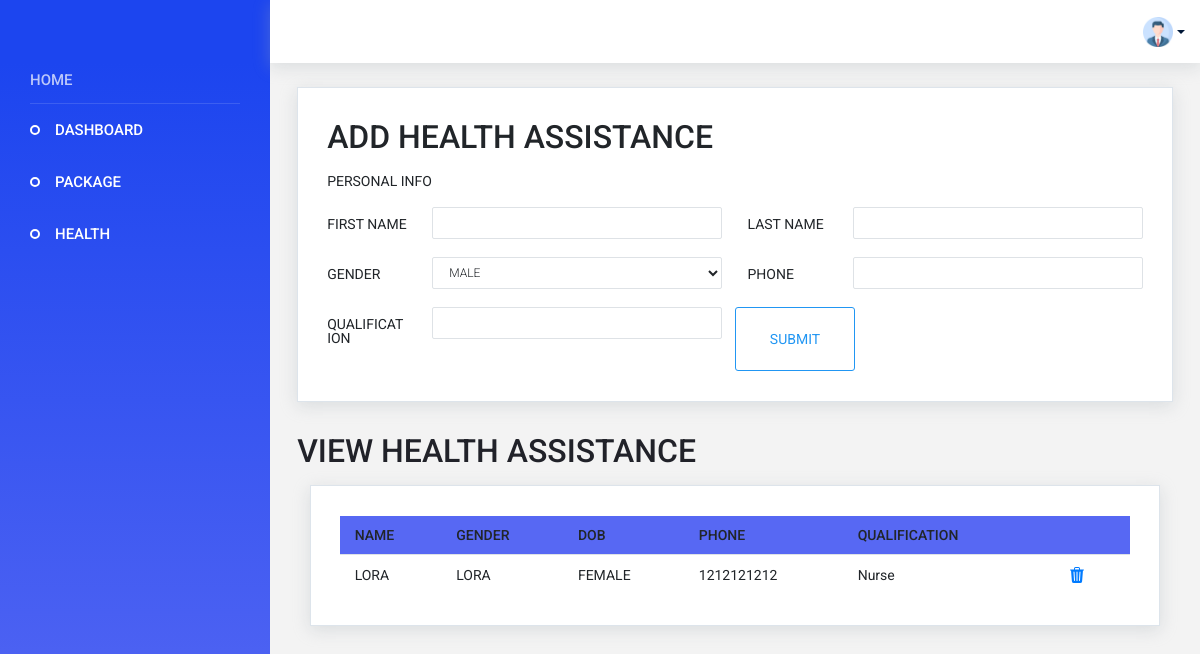
The page /health_assistance (signed in) on the database its author committed.
### app/models.py (models this page shows, shortened)
class HealthAssistant(models.Model):
    first_name = models.CharField(max_length=50)
    last_name = models.CharField(max_length=50)
    gender = models.CharField(max_length=50)
    phone_number = models.CharField(max_length=10)
    qualification = models.CharField(max_length=200)
    user_id = models.ForeignKey(CustomUser, on_delete=models.CASCADE)

### app/views.py (the view)
# urls.py: path('health_assistance', views.health_assistance, name="health_assistance"),
@cache_control(no_cache=True, must_revalidate=True, no_store=True)
@login_required(login_url=Login)
def health_assistance(request):
    user = CustomUser.objects.get(id=request.user.id)
    if request.method == 'POST':
        first_name = request.POST['first_name']
        last_name = request.POST['last_name']
        gender = request.POST['gender']
        phone_number = request.POST['phone_number']
        qualification = request.POST['qualification']
        data = HealthAssistant.objects.create(user_id=user, first_name=first_name,last_name=last_name, gender=gender, phone_number=phone_number,qualification=qualification)
        data.save()
        health_assistants = HealthAssistant.objects.filter(user_id=user)
        context = {
            'health_assistants': health_assistants,
            'User':user
        }
        return render(request, 'Agency/health-assistant.html', context)
    else:
        health_assistants = HealthAssistant.objects.filter(user_id=user)
        context = {
            'health_assistants': health_assistants,
            "User":user
        }
        return render(request, 'Agency/health-assistant.html', context)

### template/Agency/health-assistant.html (shortened to what this page needs)
{% extends 'Agency/index.html' %}
{% block content %}
  <div class="main-panel">
    <div class="content-wrapper">
      <div class="row">
        <div class="col-12 grid-margin">
          <div class="card">
            <div class="card-body">
              <h4 class="card-title" style="font-size: xx-large;">ADD HEALTH ASSISTANCE</h4>
              <form class="form-sample" action="{% url 'health_assistance' %}" method="post">
                <p class="card-description"> PERSONAL INFO</p>
                <div class="row">
                  <div class="col-md-6">
                    <div class="form-group row">
                      <label class="col-sm-3 col-form-label">FIRST NAME</label>
                      <div class="col-sm-9">
                        <input type="text" name="first_name" class="form-control" />
                      </div>
                    </div>
                  </div>
                  <div class="col-md-6">
                    <div class="form-group row">
                      <label class="col-sm-3 col-form-label">LAST NAME</label>
                      <div class="col-sm-9">
                        <input type="text" name="last_name" class="form-control" />
                      </div>
                    </div>
                  </div>
                </div>
                <div class="row">
                  <div class="col-md-6">
                    <div class="form-group row">
                      <label class="col-sm-3 col-form-label">GENDER</label>
                      <div class="col-sm-9">
                        <select class="form-control" name="gender">
                          <option>MALE</option>
                        </select>
                      </div>
                    </div>
                  </div>
                <div class="col-md-6">
                  <div class="form-group row">
                    <label class="col-sm-3 col-form-label">PHONE </label>
                    <div class="col-sm-9">
                      <input type="text" name="phone_number" class="form-control" />
                    </div>
                  </div>
                </div>
                <div class="col-md-6">
                  <div class="form-group row">
                    <label class="col-sm-3 col-form-label">QUALIFICATION</label>
                    <div class="col-sm-9">
                      <input type="text" name="qualification" class="form-control" />
                    </div>
                  </div>
                </div>
                <button type="submit" class="btn btn-outline-primary btn-fw">
                  SUBMIT</button>
              </form>
            </div>
          </div>
        </div>
        <h4 class="card-title" style="font-size: xx-large; margin-top: 30px;"> VIEW HEALTH ASSISTANCE</h4>
        <div class="col-lg-12  grid-margin ">
          <div class="card">
            <div class="card-body">
              <table class="table table-hover">
                <thead>
                  <tr>
                    <th>NAME</th>
                    <th>GENDER</th>
                    <th>DOB</th>
                    <th>PHONE</th>
                    <th>QUALIFICATION</th>
                    <th></th>
                  </tr>
                </thead>
                <tbody>
                  {% for health_assistant in health_assistants %}
                  <tr>
                    <td>{{health_assistant.first_name}}</td>
                    <td>{{health_assistant.first_name}}</td>
                    <td>{{health_assistant.gender}}</td>
                    <td>{{health_assistant.phone_number}}</td>
                    <td>{{health_assistant.qualification}}</td>
                    <td><a href="{% url 'delete_healthassistant' id=health_assistant.id %}" style="padding-left: 20px;">
                    </a></td>
                  </tr>
                  {% endfor %}
                </tbody>
              </table>
            </div>
          </div>
        </div>
      </div>
    </div>
  </div>
{% endblock %}

### static/css/style1.css (style rules this page uses)
.card { box-shadow: 0 0 0 0 rgba(90, 113, 208, 0.11), 0 4px 16px 0 rgba(167, 175, 183, 0.33); border: solid 1px #dde4eb; border-radius: 0px; }
.card .card-title { color: #212529; }
.main-panel { transition: width 0.25s ease, margin 0.25s ease; width: calc(100% - 270px); min-height: calc(100vh - 63px); display: flex; flex-direction: column; }
.content-wrapper { background: #F3F3F3; padding: 1.5rem 1.7rem; width: 100%; flex-grow: 1; }

### template/Agency/index.html (style rules this page uses)
th { padding: 10px; background-color: #5768f3; color: white; }
td { padding: 8px; }

### rows shown on the page
HealthAssistant: first_name "LORA", gender "FEMALE", phone_number "1212121212", qualification "Nurse"
